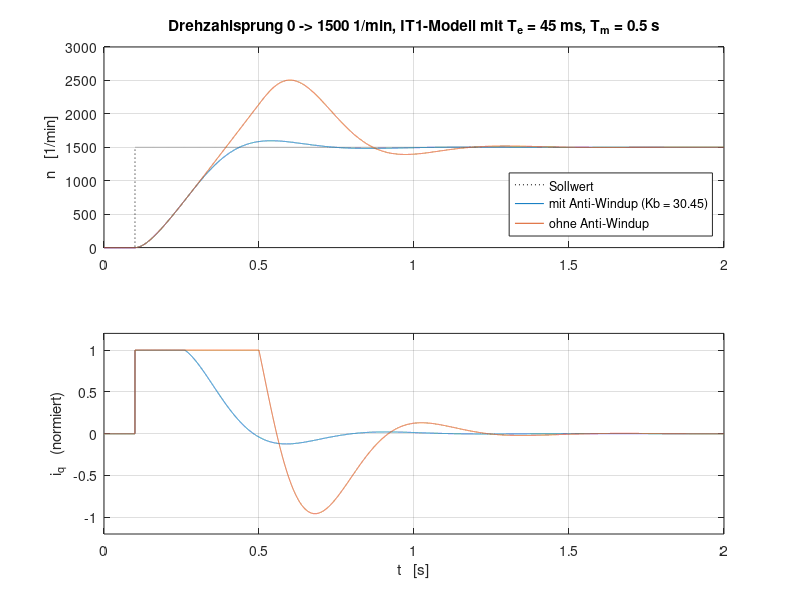

Write the MATLAB code that produced this figure.
% Drehzahlkreis mit dem IT1-Modell aus dem Labor simulieren
%   Strecke: iq_soll -> PT1 (Te, Stromkreis + Ersatzzeitkonstante) -> 1/(s*Tm) -> n
%   Regler:  PI nach symmetrischem Optimum, Ausgang auf +-1 begrenzt (normierter Strom)
% Einmal mit Back-Calculation Anti-Windup (wie im Modell) und einmal ohne.
% Alles normiert: n = 1 entspricht 3000 1/min, iq = 1 entspricht Nennstrom.

Te = 0.045;            % gemessen bei 50/100/200 V, Mittelwert
Kp = 5.52;             % Kp = Tm/(2*Te)
Ti = 4*Te;             % 0.18 s
Tm = 2*Te*Kp;          % 0.497 s, passt zu ca. 0.5 s bis 3000 1/min bei iq = 1
Ki = Kp/Ti;            % 30.45, so steht es im PID-Block (Parallelform)
Kb = Ki;               % Back-Calculation Koeffizient

dt   = 1e-4;
tEnd = 2.0;
t    = (0:dt:tEnd)';
nSoll = 1500/3000 * (t >= 0.1);          % Sprung auf 1500 1/min

cases = {'mit Anti-Windup (Kb = 30.45)', 'ohne Anti-Windup'};
n_all  = zeros(numel(t), 2);
iq_all = zeros(numel(t), 2);

for c = 1:2
    xI = 0;  m = 0;  n = 0;
    for k = 1:numel(t)
        e   = nSoll(k) - n;
        u   = Kp*e + xI;                 % Reglerausgang vor der Begrenzung
        iq  = min(max(u, -1), 1);        % Begrenzung auf +-1
        if c == 1
            dxI = Ki*e + Kb*(iq - u);    % Back-Calculation: Integrator wird zurueckgeholt
        else
            dxI = Ki*e;                  % Integrator laeuft weiter (Wind-Up)
        end
        xI = xI + dt*dxI;
        m  = m + dt*(iq - m)/Te;         % PT1
        n  = n + dt*m/Tm;                % Integrator
        n_all(k, c)  = n;
        iq_all(k, c) = iq;
    end
end

blau   = [0 0.447 0.741];
orange = [0.85 0.325 0.098];

figure(1)
subplot(2,1,1)
plot(t, nSoll*3000, 'k:', t, n_all(:,1)*3000, '-', t, n_all(:,2)*3000, '-')
set(gca, 'ColorOrder', [0 0 0; blau; orange])
h = get(gca, 'Children');
set(h(2), 'Color', blau);  set(h(1), 'Color', orange);
grid on
ylabel('n   [1/min]')
legend(['Sollwert', cases], 'Location', 'southeast')
title('Drehzahlsprung 0 -> 1500 1/min, IT1-Modell mit T_e = 45 ms, T_m = 0.5 s')

subplot(2,1,2)
plot(t, iq_all(:,1), 'Color', blau)
hold on
plot(t, iq_all(:,2), 'Color', orange)
hold off
grid on
ylim([-1.2 1.2])
xlabel('t   [s]')
ylabel('i_q   (normiert)')

for c = 1:2
    os = (max(n_all(:,c)) - 0.5) / 0.5 * 100;
    fprintf('%-32s Ueberschwingen %5.1f %%\n', cases{c}, os);
end

if ~exist('../docs', 'dir'), mkdir('../docs'); end
exportgraphics(gcf, '../docs/drehzahlkreis_sim.png', 'Resolution', 150)
